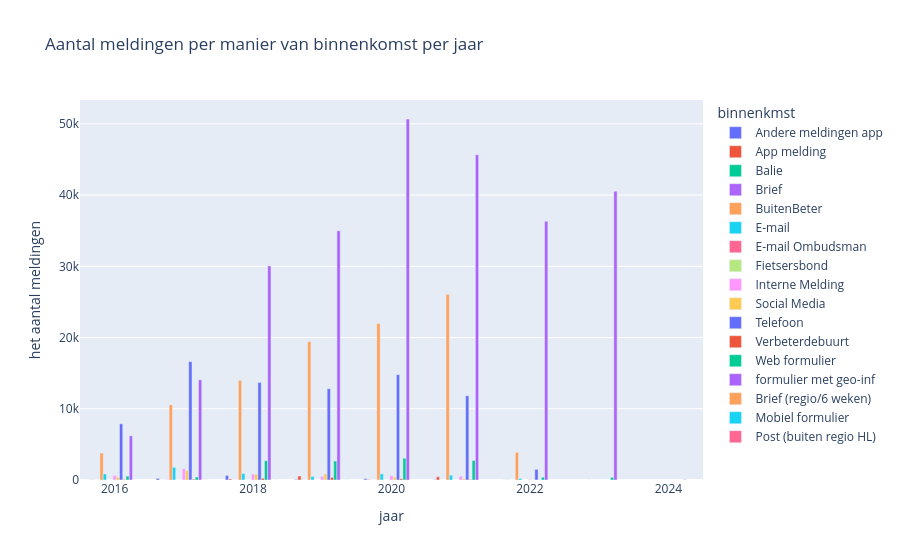

Notebook code cell kept with this figure:
### Code cell
fig = px.bar(
    counts,
    x="jaar",
    y="het aantal meldingen",
    color="binnenkmst",
    title="Aantal meldingen per manier van binnenkomst per jaar",
    barmode="group"
)

fig.show()

### Figure 1 — Plotly figure (JSON) as saved in the notebook; plotly's stock layout.template omitted (floating-point values rounded to 4 significant figures)
{"data": [{"alignmentgroup": "True", "hovertemplate": "binnenkmst=Andere meldingen app<br>jaar=%{x}<br>het aantal meldingen=%{y}<extra></extra>", "legendgroup": "Andere meldingen app", "marker": {"color": "#636efa", "pattern": {"shape": ""}}, "name": "Andere meldingen app", "offsetgroup": "Andere meldingen app", "orientation": "v", "showlegend": true, "textposition": "auto", "type": "bar", "x": [2016, 2017, 2018, 2019, 2020, 2021, 2022], "xaxis": "x", "y": [4, 225, 634, 75, 184, 35, 3], "yaxis": "y"}, {"alignmentgroup": "True", "hovertemplate": "binnenkmst=App melding<br>jaar=%{x}<br>het aantal meldingen=%{y}<extra></extra>", "legendgroup": "App melding", "marker": {"color": "#EF553B", "pattern": {"shape": ""}}, "name": "App melding", "offsetgroup": "App melding", "orientation": "v", "showlegend": true, "textposition": "auto", "type": "bar", "x": [2016, 2017, 2018, 2019, 2020, 2021, 2022], "xaxis": "x", "y": [26, 2, 146, 559, 70, 454, 16], "yaxis": "y"}, {"alignmentgroup": "True", "hovertemplate": "binnenkmst=Balie<br>jaar=%{x}<br>het aantal meldingen=%{y}<extra></extra>", "legendgroup": "Balie", "marker": {"color": "#00cc96", "pattern": {"shape": ""}}, "name": "Balie", "offsetgroup": "Balie", "orientation": "v", "showlegend": true, "textposition": "auto", "type": "bar", "x": [2016, 2017, 2018, 2019, 2020, 2021, 2022], "xaxis": "x", "y": [1, 6, 10, 22, 4, 2, 3], "yaxis": "y"}, {"alignmentgroup": "True", "hovertemplate": "binnenkmst=Brief<br>jaar=%{x}<br>het aantal meldingen=%{y}<extra></extra>", "legendgroup": "Brief", "marker": {"color": "#ab63fa", "pattern": {"shape": ""}}, "name": "Brief", "offsetgroup": "Brief", "orientation": "v", "showlegend": true, "textposition": "auto", "type": "bar", "x": [2016, 2017, 2018, 2019, 2020], "xaxis": "x", "y": [4, 24, 3, 6, 3], "yaxis": "y"}, {"alignmentgroup": "True", "hovertemplate": "binnenkmst=BuitenBeter<br>jaar=%{x}<br>het aantal meldingen=%{y}<extra></extra>", "legendgroup": "BuitenBeter", "marker": {"color": "#FFA15A", "pattern": {"shape": ""}}, "name": "BuitenBeter", "offsetgroup": "BuitenBeter", "orientation": "v", "showlegend": true, "textposition": "auto", "type": "bar", "x": [2016, 2017, 2018, 2019, 2020, 2021, 2022], "xaxis": "x", "y": [3792, 10556, 14004, 19433, 21968, 26063, 3878], "yaxis": "y"}, {"alignmentgroup": "True", "hovertemplate": "binnenkmst=E-mail<br>jaar=%{x}<br>het aantal meldingen=%{y}<extra></extra>", "legendgroup": "E-mail", "marker": {"color": "#19d3f3", "pattern": {"shape": ""}}, "name": "E-mail", "offsetgroup": "E-mail", "orientation": "v", "showlegend": true, "textposition": "auto", "type": "bar", "x": [2016, 2017, 2018, 2019, 2020, 2021, 2022, 2023], "xaxis": "x", "y": [850, 1777, 911, 502, 859, 670, 218, 1], "yaxis": "y"}, {"alignmentgroup": "True", "hovertemplate": "binnenkmst=E-mail Ombudsman<br>jaar=%{x}<br>het aantal meldingen=%{y}<extra></extra>", "legendgroup": "E-mail Ombudsman", "marker": {"color": "#FF6692", "pattern": {"shape": ""}}, "name": "E-mail Ombudsman", "offsetgroup": "E-mail Ombudsman", "orientation": "v", "showlegend": true, "textposition": "auto", "type": "bar", "x": [2016, 2017, 2018, 2020, 2021], "xaxis": "x", "y": [6, 7, 2, 2, 1], "yaxis": "y"}, {"alignmentgroup": "True", "hovertemplate": "binnenkmst=Fietsersbond<br>jaar=%{x}<br>het aantal meldingen=%{y}<extra></extra>", "legendgroup": "Fietsersbond", "marker": {"color": "#B6E880", "pattern": {"shape": ""}}, "name": "Fietsersbond", "offsetgroup": "Fietsersbond", "orientation": "v", "showlegend": true, "textposition": "auto", "type": "bar", "x": [2016, 2017, 2018, 2020], "xaxis": "x", "y": [3, 2, 2, 1], "yaxis": "y"}, {"alignmentgroup": "True", "hovertemplate": "binnenkmst=Interne Melding<br>jaar=%{x}<br>het aantal meldingen=%{y}<extra></extra>", "legendgroup": "Interne Melding", "marker": {"color": "#FF97FF", "pattern": {"shape": ""}}, "name": "Interne Melding", "offsetgroup": "Interne Melding", "orientation": "v", "showlegend": true, "textposition": "auto", "type": "bar", "x": [2016, 2017, 2018, 2019, 2020, 2021, 2022], "xaxis": "x", "y": [653, 1575, 834, 531, 595, 541, 75], "yaxis": "y"}, {"alignmentgroup": "True", "hovertemplate": "binnenkmst=Social Media<br>jaar=%{x}<br>het aantal meldingen=%{y}<extra></extra>", "legendgroup": "Social Media", "marker": {"color": "#FECB52", "pattern": {"shape": ""}}, "name": "Social Media", "offsetgroup": "Social Media", "orientation": "v", "showlegend": true, "textposition": "auto", "type": "bar", "x": [2016, 2017, 2018, 2019, 2020, 2021, 2022], "xaxis": "x", "y": [404, 1319, 806, 852, 412, 216, 7], "yaxis": "y"}, {"alignmentgroup": "True", "hovertemplate": "binnenkmst=Telefoon<br>jaar=%{x}<br>het aantal meldingen=%{y}<extra></extra>", "legendgroup": "Telefoon", "marker": {"color": "#636efa", "pattern": {"shape": ""}}, "name": "Telefoon", "offsetgroup": "Telefoon", "orientation": "v", "showlegend": true, "textposition": "auto", "type": "bar", "x": [2016, 2017, 2018, 2019, 2020, 2021, 2022], "xaxis": "x", "y": [7889, 16616, 13701, 12812, 14784, 11826, 1494], "yaxis": "y"}, {"alignmentgroup": "True", "hovertemplate": "binnenkmst=Verbeterdebuurt<br>jaar=%{x}<br>het aantal meldingen=%{y}<extra></extra>", "legendgroup": "Verbeterdebuurt", "marker": {"color": "#EF553B", "pattern": {"shape": ""}}, "name": "Verbeterdebuurt", "offsetgroup": "Verbeterdebuurt", "orientation": "v", "showlegend": true, "textposition": "auto", "type": "bar", "x": [2016, 2017, 2018, 2019, 2020, 2021, 2022], "xaxis": "x", "y": [72, 119, 239, 369, 194, 75, 8], "yaxis": "y"}, {"alignmentgroup": "True", "hovertemplate": "binnenkmst=Web formulier<br>jaar=%{x}<br>het aantal meldingen=%{y}<extra></extra>", "legendgroup": "Web formulier", "marker": {"color": "#00cc96", "pattern": {"shape": ""}}, "name": "Web formulier", "offsetgroup": "Web formulier", "orientation": "v", "showlegend": true, "textposition": "auto", "type": "bar", "x": [2016, 2017, 2018, 2019, 2020, 2021, 2022, 2023], "xaxis": "x", "y": [549, 419, 2706, 2665, 3054, 2743, 391, 376], "yaxis": "y"}, {"alignmentgroup": "True", "hovertemplate": "binnenkmst=formulier met geo-inf<br>jaar=%{x}<br>het aantal meldingen=%{y}<extra></extra>", "legendgroup": "formulier met geo-inf", "marker": {"color": "#ab63fa", "pattern": {"shape": ""}}, "name": "formulier met geo-inf", "offsetgroup": "formulier met geo-inf", "orientation": "v", "showlegend": true, "textposition": "auto", "type": "bar", "x": [2016, 2017, 2018, 2019, 2020, 2021, 2022, 2023, 2024], "xaxis": "x", "y": [6198, 14066, 30062, 34985, 50680, 45678, 36324, 40553, 50], "yaxis": "y"}, {"alignmentgroup": "True", "hovertemplate": "binnenkmst=Brief (regio/6 weken)<br>jaar=%{x}<br>het aantal meldingen=%{y}<extra></extra>", "legendgroup": "Brief (regio/6 weken)", "marker": {"color": "#FFA15A", "pattern": {"shape": ""}}, "name": "Brief (regio/6 weken)", "offsetgroup": "Brief (regio/6 weken)", "orientation": "v", "showlegend": true, "textposition": "auto", "type": "bar", "x": [2017], "xaxis": "x", "y": [1], "yaxis": "y"}, {"alignmentgroup": "True", "hovertemplate": "binnenkmst=Mobiel formulier<br>jaar=%{x}<br>het aantal meldingen=%{y}<extra></extra>", "legendgroup": "Mobiel formulier", "marker": {"color": "#19d3f3", "pattern": {"shape": ""}}, "name": "Mobiel formulier", "offsetgroup": "Mobiel formulier", "orientation": "v", "showlegend": true, "textposition": "auto", "type": "bar", "x": [2017, 2018, 2019], "xaxis": "x", "y": [1, 2, 2], "yaxis": "y"}, {"alignmentgroup": "True", "hovertemplate": "binnenkmst=Post (buiten regio HL)<br>jaar=%{x}<br>het aantal meldingen=%{y}<extra></extra>", "legendgroup": "Post (buiten regio HL)", "marker": {"color": "#FF6692", "pattern": {"shape": ""}}, "name": "Post (buiten regio HL)", "offsetgroup": "Post (buiten regio HL)", "orientation": "v", "showlegend": true, "textposition": "auto", "type": "bar", "x": [2019], "xaxis": "x", "y": [1], "yaxis": "y"}], "layout": {"barmode": "group", "legend": {"title": {"text": "binnenkmst"}, "tracegroupgap": 0}, "title": {"text": "Aantal meldingen per manier van binnenkomst per jaar"}, "xaxis": {"anchor": "y", "domain": [0, 1], "title": {"text": "jaar"}}, "yaxis": {"anchor": "x", "domain": [0, 1], "title": {"text": "het aantal meldingen"}}}}
